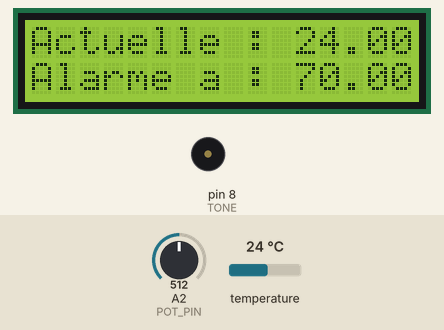
Simulated run of this sketch. Board: Arduino Nano, built with avr-gcc and run on an emulated ATmega328P. Shown: 16×2 character LCD, buzzer (waves = sounding). Inputs (shaded band) come from the test bench; at power-on: A2 (POT_PIN) = 512, temperature 24 °C. What the sketch prints to the serial monitor is not drawn.

Above: at 1.2 s.
1.3 s: A2 (POT_PIN) set to 183
At 2.2 s:
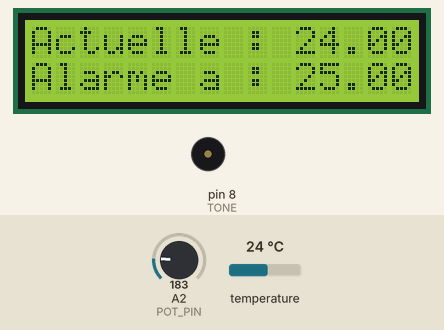
3.1 s: A2 (POT_PIN) set to 164
At 3.5 s:
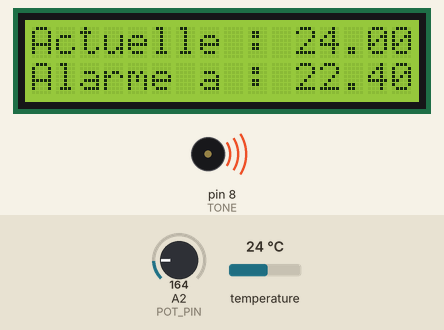
6.7 s: temperature set to 23 °C
At 7.8 s:
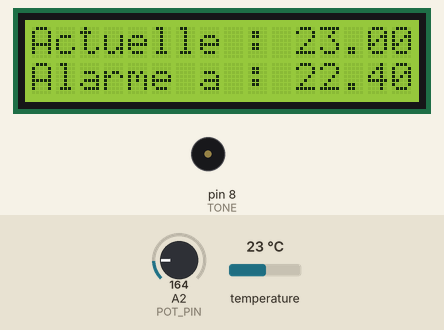
9.0 s: temperature set to 21.9 °C
At 10.7 s:
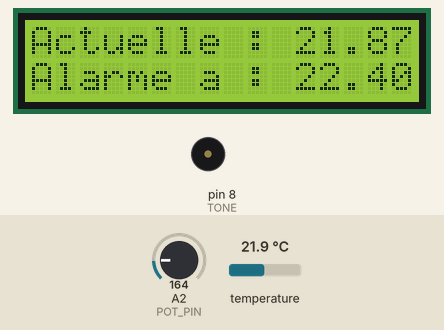
11.0 s: temperature set to 12 °C
At 12.2 s:
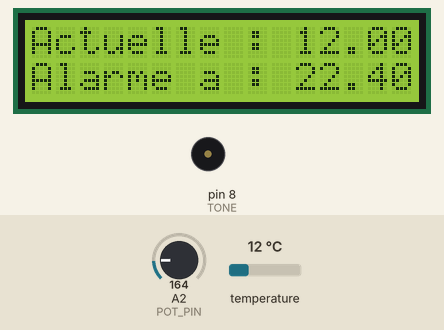
12.5 s: A2 (POT_PIN) set to 122
At 12.9 s:
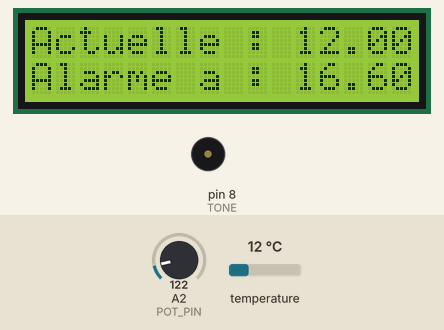
Timing chart, 0 to 15.1 s (numbered marks = the images above; inputs shaded):
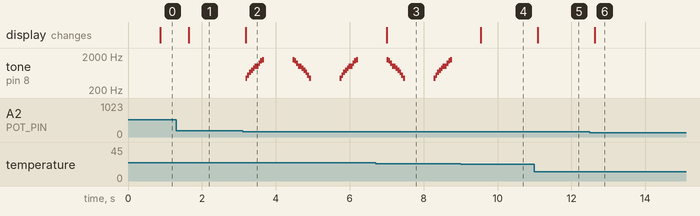

Measured:
- the behaviour switches between 177 and 176 on A2 (POT_PIN) (found by bisection; images 1 and 2)
- after the input at 1.3 s, the display: changes after 0.34 s (image 1)
- after the input at 3.1 s, tone on pin 8 (TONE): plays 440 Hz for 0.05 s, 550 Hz for 0.05 s, 660 Hz for 0.05 s, 770 Hz for 0.05 s, 880 Hz for 0.05 s, 990 Hz for 0.05 s … (30 notes in this stretch), starting after 0.08 s; the display: changes after 0.08 s (image 2)
- after the input at 6.7 s, the display: changes after 0.30 s (image 3)
- after the input at 9.0 s, tone on pin 8 (TONE): stops changing and stays silent; the display: changes after 0.55 s (image 4)
- after the input at 11.0 s, the display: changes after 0.09 s (image 5)
- after the input at 12.5 s, the display: changes after 0.14 s (image 6)

The sketch:

temperatureAlarm.ino
```cpp
#include <LiquidCrystal.h>
#include <OneWire.h>
#include <DallasTemperature.h>

#define TONE 8
#define POT_PIN A2
#define DS18B20_PIN 9
#define TEMPERATURE_PRECISION 12
#define BASE_FREQ 440
int freq = 440;
bool sirenUp = 0;

#define nbFreqs 10
int freqs[nbFreqs] = {440, 550, 660, 770, 880, 990, 1000, 1220, 1440, 1550};


LiquidCrystal lcd(12, 11, 7, 6, 5, 4);
// Arduino        D12 D11 D7 D6 D5 D4
// LCD            RS  E   D4 D5 D6 D7
// Other LCD pins below
// VSS : GND
// VDD : 5V
// V0 : milieu pot (contrast) ; autres pot : GND et GND
// RW : GND

OneWire oneWire(DS18B20_PIN);
// Pass our oneWire reference to Dallas Temperature.
DallasTemperature sensors(&oneWire);
// arrays to hold device address
DeviceAddress insideThermometer;
float tempC; // Current temperature
float tempT = 25.0; // Target temperature
int setTarget, target;
bool alarm = 0; // alarm set or not set

// function to print a device address
void printAddress(DeviceAddress deviceAddress)
{
  for (uint8_t i = 0; i < 8; i++)
  {
    if (deviceAddress[i] < 16) Serial.print("0");
    Serial.print(deviceAddress[i], HEX);
  }
}

// dispTemps : display temperatures, current and target
int lcdTemps(float current, float target) {
  lcd.setCursor(0 ,0);
  lcd.print("Actuelle :       ");
           // 01234567890123456
  lcd.setCursor(11, 0);
  lcd.print(current);
  lcd.setCursor(0, 1);
  lcd.print("Alarme a :       ");
          // 01234567890123456
  lcd.setCursor(11, 1);
  lcd.print(target);
}

void siren(int offset) {
  int f;
  if (sirenUp) {
    for (f = 0; f < nbFreqs; f++) {
      tone(TONE, freqs[f]);
      delay(50);
    }
    noTone(TONE);
  } else {
    for (f = nbFreqs - 1; f >= 0; f--) {
      tone(TONE, freqs[f]);
      delay(50);
    }
    noTone(TONE);
  }
}

void setup() {
  pinMode(POT_PIN, INPUT);
  Serial.begin(9600);
  lcd.begin(16, 2);
  sensors.begin();

  lcd.clear();
  lcd.setCursor(0, 0);

  // report parasite power requirements
  Serial.print("Parasite power is: ");
  if (sensors.isParasitePowerMode()) Serial.println("ON");
  else Serial.println("OFF");
  if (!sensors.getAddress(insideThermometer, 0)){
    Serial.println("Unable to find address for Device 0");
  }
  Serial.print("Device 0 Address: ");
  printAddress(insideThermometer);
  Serial.println();
  sensors.setResolution(insideThermometer, TEMPERATURE_PRECISION);

  noTone(TONE);
}

void loop() {
  sensors.requestTemperatures(); // Send the command to get temperatures
  tempC = sensors.getTempC(insideThermometer);
  Serial.print("Temp C: ");
  Serial.println(tempC);
  setTarget = analogRead(POT_PIN);
  target = map(setTarget, 0, 1024, 0, 1400);
  tempT = target / 10.0;
  Serial.println(tempT);
  lcdTemps(tempC, tempT); // pour tests + 76.0
  if (tempC >= tempT) {
    if (tempT > 1) {
      siren(0);
    } else {
      noTone(TONE);
    }
  } else {
    noTone(TONE);
  }
  sirenUp = not(sirenUp);
  /*
  lcdVolume(volume);
  volume += 5;
  if (volume > 99) {
    volume = 1;
  }
  alarm = not(alarm);
  */
  // delay(200);
}
```
